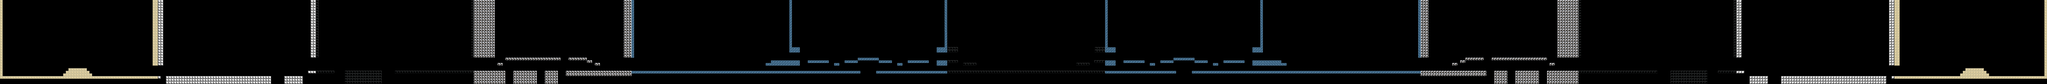

This is a level from a 2D game, rendered from its Tiled map with the project's own tilesets. A one-line summary and the map file follow, with tile-layer data summarised:
An orthogonal 778x32 tile map with 32x32 px tiles, 1 tile layer (ground) and 125 objects (14x room_L5, 14x room_R5, 13x room_L4, 13x room_R4, 11x room_L1, ...).

<map version="1.5" tiledversion="1.7.2" orientation="orthogonal" renderorder="right-down" width="778" height="32" tilewidth="32" tileheight="32" infinite="0" nextlayerid="8" nextobjectid="557">
 <editorsettings>
  <export target="../../../../../SingularityMap02.json" format="json" />
 </editorsettings>
 <tileset firstgid="1" name="Singularity_tiles" tilewidth="32" tileheight="32" tilecount="114" columns="19">
  <image source="tileset.png" width="608" height="192" />
  <tile id="19">
   <animation>
    <frame tileid="19" duration="60" />
    <frame tileid="20" duration="60" />
    <frame tileid="21" duration="60" />
    <frame tileid="22" duration="60" />
    <frame tileid="23" duration="60" />
    <frame tileid="24" duration="60" />
    <frame tileid="25" duration="60" />
    <frame tileid="26" duration="60" />
    <frame tileid="27" duration="60" />
    <frame tileid="28" duration="60" />
    <frame tileid="29" duration="60" />
    <frame tileid="30" duration="60" />
   </animation>
  </tile>
  <tile id="38">
   <animation>
    <frame tileid="38" duration="60" />
    <frame tileid="39" duration="60" />
    <frame tileid="40" duration="60" />
    <frame tileid="41" duration="60" />
    <frame tileid="42" duration="60" />
    <frame tileid="43" duration="60" />
    <frame tileid="44" duration="60" />
    <frame tileid="45" duration="60" />
    <frame tileid="46" duration="60" />
    <frame tileid="47" duration="60" />
    <frame tileid="48" duration="60" />
    <frame tileid="49" duration="60" />
    <frame tileid="50" duration="60" />
    <frame tileid="51" duration="60" />
    <frame tileid="52" duration="60" />
    <frame tileid="53" duration="60" />
    <frame tileid="54" duration="60" />
    <frame tileid="55" duration="60" />
    <frame tileid="56" duration="60" />
   </animation>
  </tile>
  <tile id="57">
   <animation>
    <frame tileid="57" duration="60" />
    <frame tileid="58" duration="60" />
    <frame tileid="59" duration="60" />
    <frame tileid="60" duration="60" />
    <frame tileid="61" duration="60" />
    <frame tileid="62" duration="60" />
   </animation>
  </tile>
  <tile id="76">
   <animation>
    <frame tileid="76" duration="60" />
    <frame tileid="77" duration="60" />
    <frame tileid="78" duration="60" />
    <frame tileid="79" duration="60" />
    <frame tileid="80" duration="60" />
    <frame tileid="81" duration="60" />
    <frame tileid="82" duration="60" />
    <frame tileid="83" duration="60" />
    <frame tileid="84" duration="60" />
    <frame tileid="85" duration="60" />
    <frame tileid="86" duration="60" />
    <frame tileid="87" duration="60" />
    <frame tileid="88" duration="60" />
    <frame tileid="89" duration="60" />
    <frame tileid="90" duration="60" />
    <frame tileid="91" duration="60" />
    <frame tileid="92" duration="60" />
    <frame tileid="93" duration="60" />
    <frame tileid="94" duration="60" />
   </animation>
  </tile>
 </tileset>
 <layer id="3" name="ground" width="778" height="32">
  <data>[24896 cells, 2632 non-empty, 5 distinct tile ids]</data>
 </layer>
 <objectgroup id="5" name="spawn_points">
  <object id="46" name="room_0" type="initialSpawn" x="12272.1" y="814">
   <point />
  </object>
  <object id="47" name="room_0" type="initialSpawn" x="12658" y="814">
   <point />
  </object>
  <object id="48" name="room_0" x="11982.4" y="814">
   <point />
  </object>
  <object id="49" name="room_0" x="12944.5" y="814">
   <point />
  </object>
  <object id="50" name="room_0" x="11569" y="814">
   <point />
  </object>
  <object id="51" name="room_0" x="13392.4" y="814">
   <point />
  </object>
  <object id="52" name="room_L1" x="11471.9" y="814">
   <point />
  </object>
  <object id="54" name="room_L1" x="11020.1" y="814">
   <point />
  </object>
  <object id="55" name="room_L1" x="10765" y="683.096">
   <point />
  </object>
  <object id="59" name="room_L1" x="11086.9" y="814">
   <point />
  </object>
  <object id="60" name="room_L1" x="10668.5" y="668">
   <point />
  </object>
  <object id="61" name="room_L1" x="10448.1" y="668">
   <point />
  </object>
  <object id="62" name="room_L1" x="10351.6" y="680.62">
   <point />
  </object>
  <object id="64" name="room_L1" x="9938.1" y="683.096">
   <point />
  </object>
  <object id="66" name="room_L1" x="9707.85" y="688.048">
   <point />
  </object>
  <object id="67" name="room_L1" x="10123.8" y="814">
   <point />
  </object>
  <object id="69" name="room_L2" x="9358.94" y="814">
   <point />
  </object>
  <object id="70" name="room_L2" x="8941.79" y="814">
   <point />
  </object>
  <object id="71" name="room_L2" x="8463.35" y="814">
   <point />
  </object>
  <object id="72" name="room_L2" x="8175.82" y="814">
   <point />
  </object>
  <object id="73" name="room_L2" x="7732.74" y="814">
   <point />
  </object>
  <object id="74" name="room_L2" x="8237.1" y="814">
   <point />
  </object>
  <object id="75" name="room_L2" x="8687.25" y="814">
   <point />
  </object>
  <object id="76" name="room_L2" x="9038.42" y="814">
   <point />
  </object>
  <object id="77" name="room_L3" x="7596.04" y="814">
   <point />
  </object>
  <object id="78" name="room_L3" x="7273.16" y="717.399">
   <point />
  </object>
  <object id="79" name="room_L3" x="6929.06" y="649.051">
   <point />
  </object>
  <object id="80" name="room_L3" x="6511.9" y="653.765">
   <point />
  </object>
  <object id="81" name="room_L3" x="6702.8" y="649.051">
   <point />
  </object>
  <object id="82" name="room_L3" x="6193.73" y="646.695">
   <point />
  </object>
  <object id="83" name="room_L3" x="5804.86" y="814">
   <point />
  </object>
  <object id="84" name="room_L3" x="6099.46" y="722.113">
   <point />
  </object>
  <object id="86" name="room_L3" x="7176.53" y="686.761">
   <point />
  </object>
  <object id="87" name="room_L4" x="5712.94" y="811.672">
   <point />
  </object>
  <object id="88" name="room_L4" x="5481.97" y="814">
   <point />
  </object>
  <object id="89" name="room_L4" x="5133.16" y="814">
   <point />
  </object>
  <object id="90" name="room_L4" x="4843.27" y="814">
   <point />
  </object>
  <object id="91" name="room_L4" x="4525.1" y="814">
   <point />
  </object>
  <object id="92" name="room_L4" x="5451.33" y="814">
   <point />
  </object>
  <object id="93" name="room_L4" x="5104.88" y="814">
   <point />
  </object>
  <object id="94" name="room_L4" x="4876.27" y="814">
   <point />
  </object>
  <object id="95" name="room_L4" x="4555.74" y="814">
   <point />
  </object>
  <object id="96" name="room_L4" x="4275.28" y="814">
   <point />
  </object>
  <object id="97" name="room_L4" x="3952.39" y="814">
   <point />
  </object>
  <object id="98" name="room_L5" x="3785.06" y="814">
   <point />
  </object>
  <object id="99" name="room_L4" x="4013.67" y="814">
   <point />
  </object>
  <object id="100" name="room_L5" x="3824.13" y="814">
   <point />
  </object>
  <object id="101" name="room_L5" x="3533" y="892">
   <point />
  </object>
  <object id="103" name="room_L5" x="3597.89" y="892">
   <point />
  </object>
  <object id="104" name="room_L5" x="3222.34" y="888">
   <point />
  </object>
  <object id="105" name="room_L5" x="2928.62" y="888">
   <point />
  </object>
  <object id="106" name="room_L5" x="2542.69" y="888">
   <point />
  </object>
  <object id="107" name="room_L5" x="2225.07" y="888">
   <point />
  </object>
  <object id="108" name="room_L5" x="3150.61" y="888">
   <point />
  </object>
  <object id="109" name="room_L5" x="2865.44" y="888">
   <point />
  </object>
  <object id="110" name="room_L5" x="2578.55" y="888">
   <point />
  </object>
  </objectgroup>
 <objectgroup id="7" name="win_objects">
  <!-- 15 objects omitted --></objectgroup>
 <objectgroup id="4" name="rooms" locked="1">
  <!-- 13 objects omitted --></objectgroup>
</map>
<!-- 69 of 125 objects omitted -->